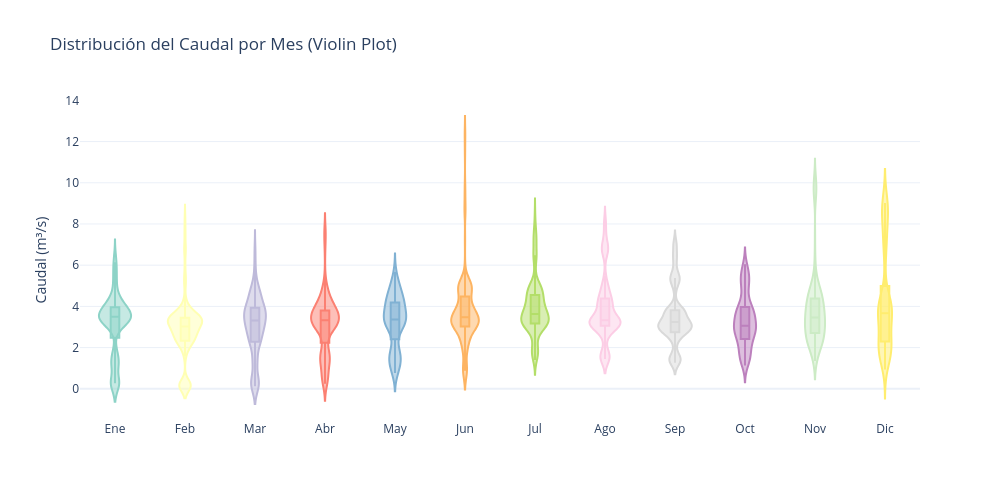

Notebook code for this chart:
### Markdown cell above
## 8. Análisis de Estacionalidad Mensual y Trimestral

Profundizamos en los patrones cíclicos del caudal agrupando por **mes** y por **trimestre** para cuantificar la variabilidad estacional.

### Code cell
# =============================================================================
# CONCEPTO: Extracción de variables temporales y distribución mensual (Violin)
# -----------------------------------------------------------------------------
# Variables temporales derivadas del DatetimeIndex:
#   df.index.month   → entero 1–12 (número de mes)
#   df.index.year    → entero (año)
#   df.index.quarter → entero 1–4 (trimestre)
#
# .map(dict(enumerate(meses, 1)))
#   → convierte el número de mes en su nombre abreviado en español
#   → enumerate(meses, 1): genera pares (1,"Ene"), (2,"Feb"), ...
#   → dict() lo convierte en diccionario {1:"Ene", 2:"Feb", ...}
#   → usado con category_orders para forzar el orden correcto en el gráfico
#
# px.violin(df, x="Mes_nombre", y="Caudal", box=True, points=False)
#   - Violin plot: muestra la distribución completa (densidad de kernel)
#   - box=True       → incrusta un boxplot dentro del violín
#   - points=False   → no muestra puntos individuales (serie muy densa)
#   - color="Mes_nombre" + color_discrete_sequence → color único por mes
#   - category_orders → fuerza el orden cronológico Ene…Dic en eje X
#
# ¿Por qué violin y no solo boxplot?
#   El violin muestra la forma completa de la distribución (bimodalidad,
#   asimetría, multimodalidad) que el boxplot oculta con solo 5 estadísticos.
#
# CRITERIO DE USO: Usar violin plots para comparar distribuciones mensuales
# cuando se sospecha que la forma varía entre grupos (época seca vs lluviosa).
# Identificar los meses de picos y valles orienta la selección de m en SARIMA.
# =============================================================================
# Variables temporales
meses = ["Ene", "Feb", "Mar", "Abr", "May", "Jun", "Jul", "Ago", "Sep", "Oct", "Nov", "Dic"]
df["Mes"] = df.index.month
df["Año"] = df.index.year
df["Mes_nombre"] = df["Mes"].map(dict(enumerate(meses, 1)))
df["Trimestre"] = df.index.quarter
df["Trimestre_label"] = "Q" + df["Trimestre"].astype(str)

# Violin plot mensual
fig = px.violin(
    df.reset_index(), x="Mes_nombre", y="Caudal",
    box=True, points=False,
    title="Distribución del Caudal por Mes (Violin Plot)",
    labels={"Mes_nombre": "", "Caudal": "Caudal (m³/s)"},
    color="Mes_nombre",
    color_discrete_sequence=px.colors.qualitative.Set3,
    category_orders={"Mes_nombre": meses},
)
fig.update_layout(width=1000, height=500, showlegend=False)
fig.show()

### Figure 1 — Plotly figure (JSON) as saved in the notebook; plotly's stock layout.template omitted (floating-point values rounded to 4 significant figures; data arrays with more than 128 entries replaced by an {"elided": "..."} marker saying what was removed)
{"data": [{"alignmentgroup": "True", "box": {"visible": true}, "hovertemplate": "=%{x}<br>Caudal (m³/s)=%{y}<extra></extra>", "legendgroup": "Ene", "marker": {"color": "rgb(141,211,199)"}, "name": "Ene", "offsetgroup": "Ene", "orientation": "v", "points": false, "scalegroup": "True", "showlegend": true, "type": "violin", "x": {"elided": "248 str values"}, "x0": " ", "xaxis": "x", "y": {"elided": "248 float values"}, "y0": " ", "yaxis": "y"}, {"alignmentgroup": "True", "box": {"visible": true}, "hovertemplate": "=%{x}<br>Caudal (m³/s)=%{y}<extra></extra>", "legendgroup": "Feb", "marker": {"color": "rgb(255,255,179)"}, "name": "Feb", "offsetgroup": "Feb", "orientation": "v", "points": false, "scalegroup": "True", "showlegend": true, "type": "violin", "x": {"elided": "226 str values"}, "x0": " ", "xaxis": "x", "y": {"elided": "226 float values"}, "y0": " ", "yaxis": "y"}, {"alignmentgroup": "True", "box": {"visible": true}, "hovertemplate": "=%{x}<br>Caudal (m³/s)=%{y}<extra></extra>", "legendgroup": "Mar", "marker": {"color": "rgb(190,186,218)"}, "name": "Mar", "offsetgroup": "Mar", "orientation": "v", "points": false, "scalegroup": "True", "showlegend": true, "type": "violin", "x": {"elided": "248 str values"}, "x0": " ", "xaxis": "x", "y": {"elided": "248 float values"}, "y0": " ", "yaxis": "y"}, {"alignmentgroup": "True", "box": {"visible": true}, "hovertemplate": "=%{x}<br>Caudal (m³/s)=%{y}<extra></extra>", "legendgroup": "Abr", "marker": {"color": "rgb(251,128,114)"}, "name": "Abr", "offsetgroup": "Abr", "orientation": "v", "points": false, "scalegroup": "True", "showlegend": true, "type": "violin", "x": {"elided": "240 str values"}, "x0": " ", "xaxis": "x", "y": {"elided": "240 float values"}, "y0": " ", "yaxis": "y"}, {"alignmentgroup": "True", "box": {"visible": true}, "hovertemplate": "=%{x}<br>Caudal (m³/s)=%{y}<extra></extra>", "legendgroup": "May", "marker": {"color": "rgb(128,177,211)"}, "name": "May", "offsetgroup": "May", "orientation": "v", "points": false, "scalegroup": "True", "showlegend": true, "type": "violin", "x": {"elided": "248 str values"}, "x0": " ", "xaxis": "x", "y": {"elided": "248 float values"}, "y0": " ", "yaxis": "y"}, {"alignmentgroup": "True", "box": {"visible": true}, "hovertemplate": "=%{x}<br>Caudal (m³/s)=%{y}<extra></extra>", "legendgroup": "Jun", "marker": {"color": "rgb(253,180,98)"}, "name": "Jun", "offsetgroup": "Jun", "orientation": "v", "points": false, "scalegroup": "True", "showlegend": true, "type": "violin", "x": {"elided": "240 str values"}, "x0": " ", "xaxis": "x", "y": {"elided": "240 float values"}, "y0": " ", "yaxis": "y"}, {"alignmentgroup": "True", "box": {"visible": true}, "hovertemplate": "=%{x}<br>Caudal (m³/s)=%{y}<extra></extra>", "legendgroup": "Jul", "marker": {"color": "rgb(179,222,105)"}, "name": "Jul", "offsetgroup": "Jul", "orientation": "v", "points": false, "scalegroup": "True", "showlegend": true, "type": "violin", "x": {"elided": "248 str values"}, "x0": " ", "xaxis": "x", "y": {"elided": "248 float values"}, "y0": " ", "yaxis": "y"}, {"alignmentgroup": "True", "box": {"visible": true}, "hovertemplate": "=%{x}<br>Caudal (m³/s)=%{y}<extra></extra>", "legendgroup": "Ago", "marker": {"color": "rgb(252,205,229)"}, "name": "Ago", "offsetgroup": "Ago", "orientation": "v", "points": false, "scalegroup": "True", "showlegend": true, "type": "violin", "x": {"elided": "248 str values"}, "x0": " ", "xaxis": "x", "y": {"elided": "248 float values"}, "y0": " ", "yaxis": "y"}, {"alignmentgroup": "True", "box": {"visible": true}, "hovertemplate": "=%{x}<br>Caudal (m³/s)=%{y}<extra></extra>", "legendgroup": "Sep", "marker": {"color": "rgb(217,217,217)"}, "name": "Sep", "offsetgroup": "Sep", "orientation": "v", "points": false, "scalegroup": "True", "showlegend": true, "type": "violin", "x": {"elided": "240 str values"}, "x0": " ", "xaxis": "x", "y": {"elided": "240 float values"}, "y0": " ", "yaxis": "y"}, {"alignmentgroup": "True", "box": {"visible": true}, "hovertemplate": "=%{x}<br>Caudal (m³/s)=%{y}<extra></extra>", "legendgroup": "Oct", "marker": {"color": "rgb(188,128,189)"}, "name": "Oct", "offsetgroup": "Oct", "orientation": "v", "points": false, "scalegroup": "True", "showlegend": true, "type": "violin", "x": {"elided": "248 str values"}, "x0": " ", "xaxis": "x", "y": {"elided": "248 float values"}, "y0": " ", "yaxis": "y"}, {"alignmentgroup": "True", "box": {"visible": true}, "hovertemplate": "=%{x}<br>Caudal (m³/s)=%{y}<extra></extra>", "legendgroup": "Nov", "marker": {"color": "rgb(204,235,197)"}, "name": "Nov", "offsetgroup": "Nov", "orientation": "v", "points": false, "scalegroup": "True", "showlegend": true, "type": "violin", "x": {"elided": "240 str values"}, "x0": " ", "xaxis": "x", "y": {"elided": "240 float values"}, "y0": " ", "yaxis": "y"}, {"alignmentgroup": "True", "box": {"visible": true}, "hovertemplate": "=%{x}<br>Caudal (m³/s)=%{y}<extra></extra>", "legendgroup": "Dic", "marker": {"color": "rgb(255,237,111)"}, "name": "Dic", "offsetgroup": "Dic", "orientation": "v", "points": false, "scalegroup": "True", "showlegend": true, "type": "violin", "x": {"elided": "248 str values"}, "x0": " ", "xaxis": "x", "y": {"elided": "248 float values"}, "y0": " ", "yaxis": "y"}], "layout": {"height": 500, "legend": {"title": {"text": ""}, "tracegroupgap": 0}, "showlegend": false, "title": {"text": "Distribución del Caudal por Mes (Violin Plot)"}, "violinmode": "overlay", "width": 1000, "xaxis": {"anchor": "y", "categoryarray": ["Ene", "Feb", "Mar", "Abr", "May", "Jun", "Jul", "Ago", "Sep", "Oct", "Nov", "Dic"], "categoryorder": "array", "domain": [0, 1], "title": {"text": ""}}, "yaxis": {"anchor": "x", "domain": [0, 1], "title": {"text": "Caudal (m³/s)"}}}}
